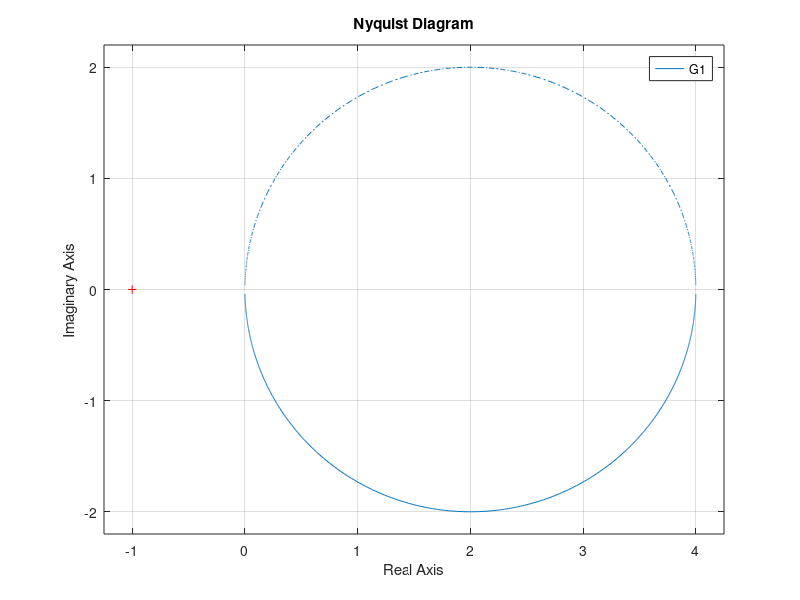

MATLAB code to generate this figure:
A = 4; % parametry G1(s)
B = 1;

G1 = tf(A, [B 1]); % definicja G1(s)

nyquist(G1);% charakterystyka amplitudowo-fazowa



